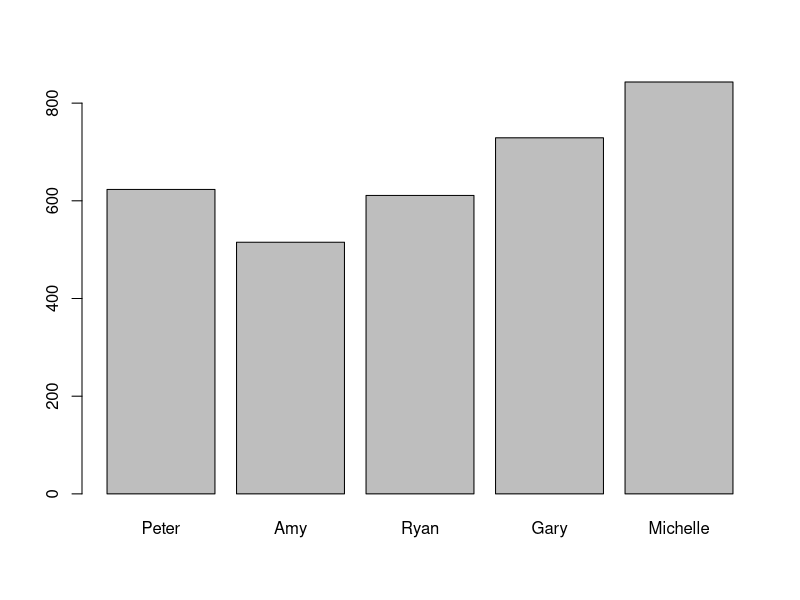
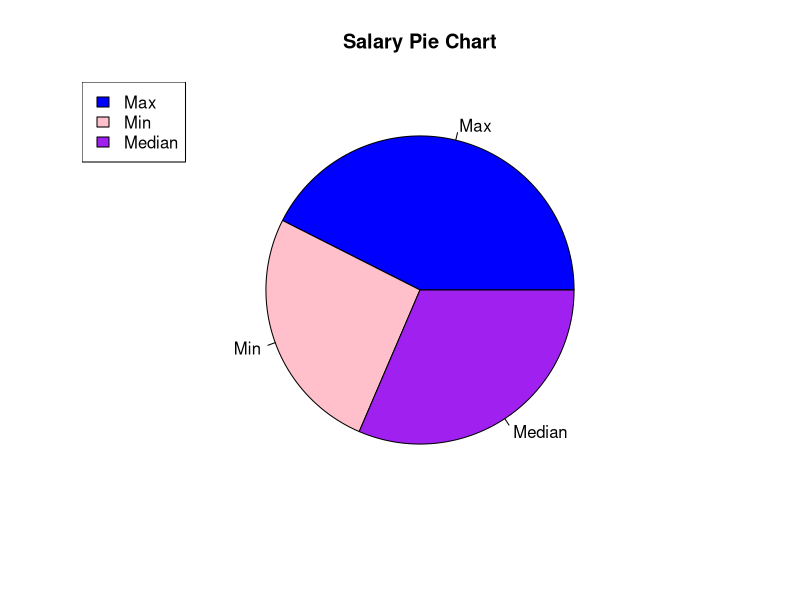

Recreate these plots in R, in order. (Note: this script raises an error after producing the figures.)
# HW 5 - STAT 1129

# Question 1
matrix1 = matrix(c(7,2,9,4,12,13), nrow = 2, ncol = 3)
matrix2 = matrix(c(1,2,3,7,8,9,12,13,14,19,20,21), nrow = 3, ncol = 4)
matrix3 = matrix1 %*% matrix2
matrix3

# Question 2
df = data.frame(
  id = c(1,2,3,4,5),
  name = c('Peter','Amy','Ryan','Gary','Michelle'),
  salary = c(623.30, 515.20, 611.00, 729.00, 843.25)
)
df$department = c('IT','Finance','Computer Science','HR','Managment')
df[c(1,3,5),c(2,3)]

barplot(df$salary, names.arg = df$name)

values = c(max(df$salary), min(df$salary), median(df$salary))
labels = c('Max','Min','Median')
colors = c('blue','pink','purple')
pie(values, labels = labels, main = 'Salary Pie Chart', col = colors)
legend('topleft', labels, fill = colors)

# Question 3
# data imported in separate step
head(Amazon)
amazon = Amazon[, c(1,16,17,18,21)]
amazon[is.na(amazon)] = 0

amazon$Total.Charged = as.numeric(sub("\\$", "",amazon$Total.Charged))
amazon$Subtotal = as.numeric(sub("\\$", "",amazon$Subtotal))
amazon$Shipping.Charge = as.numeric(sub("\\$", "",amazon$Shipping.Charge))
amazon$Tax.Before.Promotions = as.numeric(sub("\\$", "",
                                              amazon$Tax.Before.Promotions))
amazon$Order.Date <- as.Date(amazon$Order.Date , format = "%m/%d/%y")

dim(amazon)
head(amazon)

# SUMMARY STATS
print('Summary Stats of Total Charged')
paste('Max:', max(amazon$Total.Charged))
paste('Min:', min(amazon$Total.Charged))
paste('Median:', median(amazon$Total.Charged))
paste('Mean:', mean(amazon$Total.Charged))

library(ggplot2)
install.packages("lubridate")
library(lubridate)

#HISTOGRAM
hist(amazon$Total.Charged, xlab = 'Total Charged per Order', 
     main = 'Histogram of Price per Order', col = 'blue')

#MONTHLY SUMMARY / BAR PLOT
amazon$Month = month(amazon$Order.Date)
ggplot(amazon, aes(x = Month)) + geom_bar()
  + ggtitle('Monthly Orders')

#MULTI-LINE COMPARISON
ggplot(amazon, aes(x = Order.Date)) +
  geom_line(aes(y=Total.Charged, color="Total")) +
  geom_line(aes(y=Tax.Before.Promotions, color="Tax")) + 
  labs(color="Legend text") +
  ggtitle('Total vs Tax')

#PIE CHART
values = c(sum(amazon$Shipping.Charge), sum(amazon$Tax.Before.Promotions), 
                                            sum(amazon$Total.Charged))
labels = c('Shipping','Tax','Price')

colors = c('blue','pink','purple')
pie(values, labels = labels, main = 'Make-Up of Total Charged', col = colors)
legend('topleft', labels, fill = colors)






